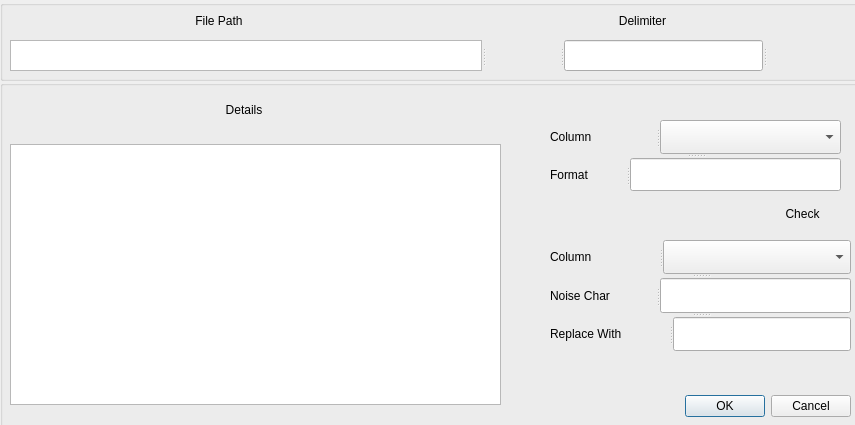
<?xml version="1.0" encoding="UTF-8"?>
<ui version="4.0">
 <class>Dialog</class>
 <widget class="QDialog" name="Dialog">
  <property name="geometry">
   <rect>
    <x>0</x>
    <y>0</y>
    <width>855</width>
    <height>425</height>
   </rect>
  </property>
  <property name="windowTitle">
   <string>Dialog</string>
  </property>
  <widget class="QGroupBox" name="groupBox">
   <property name="geometry">
    <rect>
     <x>0</x>
     <y>0</y>
     <width>861</width>
     <height>81</height>
    </rect>
   </property>
   <property name="styleSheet">
    <string notr="true">background-image: url(:/new/prefix1/resources/background4.jpg);</string>
   </property>
   <property name="title">
    <string/>
   </property>
   <widget class="QSplitter" name="splitter">
    <property name="geometry">
     <rect>
      <x>10</x>
      <y>40</y>
      <width>831</width>
      <height>31</height>
     </rect>
    </property>
    <property name="orientation">
     <enum>Qt::Horizontal</enum>
    </property>
    <widget class="QTextBrowser" name="textView_filter_showFile"/>
    <widget class="QPushButton" name="pushButton_filter_select">
     <property name="cursor">
      <cursorShape>PointingHandCursor</cursorShape>
     </property>
     <property name="focusPolicy">
      <enum>Qt::NoFocus</enum>
     </property>
     <property name="text">
      <string/>
     </property>
     <property name="icon">
      <iconset resource="rs.qrc">
       <normaloff>:/new/prefix1/resources/select.png</normaloff>:/new/prefix1/resources/select.png</iconset>
     </property>
     <property name="flat">
      <bool>true</bool>
     </property>
    </widget>
    <widget class="QLineEdit" name="lineEdit_filter_delimiter"/>
    <widget class="QPushButton" name="pushButton_filter_delSubmit">
     <property name="cursor">
      <cursorShape>PointingHandCursor</cursorShape>
     </property>
     <property name="focusPolicy">
      <enum>Qt::NoFocus</enum>
     </property>
     <property name="text">
      <string/>
     </property>
     <property name="icon">
      <iconset resource="rs.qrc">
       <normaloff>:/new/prefix1/resources/enter-arrow.png</normaloff>:/new/prefix1/resources/enter-arrow.png</iconset>
     </property>
     <property name="flat">
      <bool>true</bool>
     </property>
    </widget>
   </widget>
   <widget class="QWidget" name="layoutWidget">
    <property name="geometry">
     <rect>
      <x>10</x>
      <y>10</y>
      <width>841</width>
      <height>22</height>
     </rect>
    </property>
    <layout class="QHBoxLayout" name="horizontalLayout">
     <item>
      <widget class="QLabel" name="filter_path_label">
       <property name="styleSheet">
        <string notr="true">font: 75 12pt &quot;Bitstream Charter&quot;;</string>
       </property>
       <property name="text">
        <string>File Path</string>
       </property>
       <property name="alignment">
        <set>Qt::AlignCenter</set>
       </property>
      </widget>
     </item>
     <item>
      <widget class="QLabel" name="filter_delimiter_label">
       <property name="styleSheet">
        <string notr="true">font: 75 12pt &quot;Bitstream Charter&quot;;</string>
       </property>
       <property name="text">
        <string>Delimiter</string>
       </property>
       <property name="alignment">
        <set>Qt::AlignCenter</set>
       </property>
      </widget>
     </item>
    </layout>
   </widget>
  </widget>
  <widget class="QGroupBox" name="groupBox_2">
   <property name="geometry">
    <rect>
     <x>0</x>
     <y>80</y>
     <width>861</width>
     <height>421</height>
    </rect>
   </property>
   <property name="cursor">
    <cursorShape>PointingHandCursor</cursorShape>
   </property>
   <property name="styleSheet">
    <string notr="true">background-image: url(:/new/prefix1/resources/background4.jpg);</string>
   </property>
   <property name="title">
    <string/>
   </property>
   <widget class="QScrollArea" name="scrollArea">
    <property name="geometry">
     <rect>
      <x>10</x>
      <y>64</y>
      <width>491</width>
      <height>261</height>
     </rect>
    </property>
    <property name="widgetResizable">
     <bool>true</bool>
    </property>
    <widget class="QWidget" name="scrollAreaWidgetContents">
     <property name="geometry">
      <rect>
       <x>0</x>
       <y>0</y>
       <width>489</width>
       <height>259</height>
      </rect>
     </property>
     <widget class="QTextBrowser" name="textView_filter_detail">
      <property name="geometry">
       <rect>
        <x>-10</x>
        <y>-10</y>
        <width>521</width>
        <height>311</height>
       </rect>
      </property>
      <property name="styleSheet">
       <string notr="true">font: 75 10pt &quot;Bitstream Charter&quot;;</string>
      </property>
     </widget>
    </widget>
   </widget>
   <widget class="QLabel" name="filter_detail_label">
    <property name="geometry">
     <rect>
      <x>220</x>
      <y>20</y>
      <width>48</width>
      <height>20</height>
     </rect>
    </property>
    <property name="styleSheet">
     <string notr="true">font: 75 12pt &quot;Bitstream Charter&quot;;</string>
    </property>
    <property name="text">
     <string>Details</string>
    </property>
    <property name="alignment">
     <set>Qt::AlignCenter</set>
    </property>
   </widget>
   <widget class="QPushButton" name="pushButton_check">
    <property name="geometry">
     <rect>
      <x>760</x>
      <y>120</y>
      <width>85</width>
      <height>27</height>
     </rect>
    </property>
    <property name="focusPolicy">
     <enum>Qt::NoFocus</enum>
    </property>
    <property name="styleSheet">
     <string notr="true">font: 75 10pt &quot;Bitstream Charter&quot;;</string>
    </property>
    <property name="text">
     <string>Check</string>
    </property>
    <property name="icon">
     <iconset resource="rs.qrc">
      <normaloff>:/new/prefix1/resources/tag-search-filter.png</normaloff>:/new/prefix1/resources/tag-search-filter.png</iconset>
    </property>
    <property name="flat">
     <bool>true</bool>
    </property>
   </widget>
   <widget class="QDialogButtonBox" name="buttonBox">
    <property name="geometry">
     <rect>
      <x>510</x>
      <y>310</y>
      <width>341</width>
      <height>32</height>
     </rect>
    </property>
    <property name="cursor">
     <cursorShape>PointingHandCursor</cursorShape>
    </property>
    <property name="styleSheet">
     <string notr="true"/>
    </property>
    <property name="orientation">
     <enum>Qt::Horizontal</enum>
    </property>
    <property name="standardButtons">
     <set>QDialogButtonBox::Cancel|QDialogButtonBox::Ok</set>
    </property>
    <property name="centerButtons">
     <bool>false</bool>
    </property>
   </widget>
   <widget class="QPushButton" name="pushButton_repEnter">
    <property name="geometry">
     <rect>
      <x>790</x>
      <y>280</y>
      <width>51</width>
      <height>20</height>
     </rect>
    </property>
    <property name="focusPolicy">
     <enum>Qt::NoFocus</enum>
    </property>
    <property name="text">
     <string/>
    </property>
    <property name="icon">
     <iconset resource="rs.qrc">
      <normaloff>:/new/prefix1/resources/enter-arrow.png</normaloff>:/new/prefix1/resources/enter-arrow.png</iconset>
    </property>
    <property name="flat">
     <bool>true</bool>
    </property>
   </widget>
   <widget class="QSplitter" name="splitter_5">
    <property name="geometry">
     <rect>
      <x>550</x>
      <y>40</y>
      <width>291</width>
      <height>71</height>
     </rect>
    </property>
    <property name="orientation">
     <enum>Qt::Vertical</enum>
    </property>
    <widget class="QSplitter" name="splitter_2">
     <property name="orientation">
      <enum>Qt::Horizontal</enum>
     </property>
     <widget class="QLabel" name="filter_col_label">
      <property name="styleSheet">
       <string notr="true">font: 75 12pt &quot;Bitstream Charter&quot;;</string>
      </property>
      <property name="text">
       <string>Column</string>
      </property>
     </widget>
     <widget class="QComboBox" name="comboBox_filter_column">
      <property name="styleSheet">
       <string notr="true">font: 75 10pt &quot;Bitstream Charter&quot;;</string>
      </property>
     </widget>
    </widget>
    <widget class="QSplitter" name="splitter_3">
     <property name="orientation">
      <enum>Qt::Horizontal</enum>
     </property>
     <widget class="QLabel" name="filter_format_label">
      <property name="styleSheet">
       <string notr="true">font: 75 12pt &quot;Bitstream Charter&quot;;</string>
      </property>
      <property name="text">
       <string>Format</string>
      </property>
     </widget>
     <widget class="QLineEdit" name="lineEdit_filter_format">
      <property name="styleSheet">
       <string notr="true">font: 75 10pt &quot;Bitstream Charter&quot;;</string>
      </property>
     </widget>
    </widget>
   </widget>
   <widget class="QSplitter" name="splitter_9">
    <property name="geometry">
     <rect>
      <x>550</x>
      <y>160</y>
      <width>301</width>
      <height>111</height>
     </rect>
    </property>
    <property name="orientation">
     <enum>Qt::Vertical</enum>
    </property>
    <widget class="QSplitter" name="splitter_6">
     <property name="orientation">
      <enum>Qt::Horizontal</enum>
     </property>
     <widget class="QLabel" name="filter_column2_label">
      <property name="styleSheet">
       <string notr="true">font: 75 12pt &quot;Bitstream Charter&quot;;</string>
      </property>
      <property name="text">
       <string>Column</string>
      </property>
     </widget>
     <widget class="QComboBox" name="comboBox_repSelect"/>
    </widget>
    <widget class="QSplitter" name="splitter_7">
     <property name="orientation">
      <enum>Qt::Horizontal</enum>
     </property>
     <widget class="QLabel" name="filter_noise_label">
      <property name="styleSheet">
       <string notr="true">font: 75 12pt &quot;Bitstream Charter&quot;;</string>
      </property>
      <property name="text">
       <string>Noise Char</string>
      </property>
     </widget>
     <widget class="QLineEdit" name="lineEdit_filter_noise"/>
    </widget>
    <widget class="QSplitter" name="splitter_8">
     <property name="orientation">
      <enum>Qt::Horizontal</enum>
     </property>
     <widget class="QLabel" name="filter_replace_label">
      <property name="styleSheet">
       <string notr="true">font: 75 12pt &quot;Bitstream Charter&quot;;</string>
      </property>
      <property name="text">
       <string>Replace With</string>
      </property>
     </widget>
     <widget class="QLineEdit" name="lineEdit_filter_replace"/>
    </widget>
   </widget>
  </widget>
 </widget>
 <resources>
  <include location="rs.qrc"/>
 </resources>
 <connections>
  <connection>
   <sender>buttonBox</sender>
   <signal>accepted()</signal>
   <receiver>Dialog</receiver>
   <slot>accept()</slot>
   <hints>
    <hint type="sourcelabel">
     <x>248</x>
     <y>254</y>
    </hint>
    <hint type="destinationlabel">
     <x>157</x>
     <y>274</y>
    </hint>
   </hints>
  </connection>
  <connection>
   <sender>buttonBox</sender>
   <signal>rejected()</signal>
   <receiver>Dialog</receiver>
   <slot>reject()</slot>
   <hints>
    <hint type="sourcelabel">
     <x>316</x>
     <y>260</y>
    </hint>
    <hint type="destinationlabel">
     <x>286</x>
     <y>274</y>
    </hint>
   </hints>
  </connection>
 </connections>
</ui>
